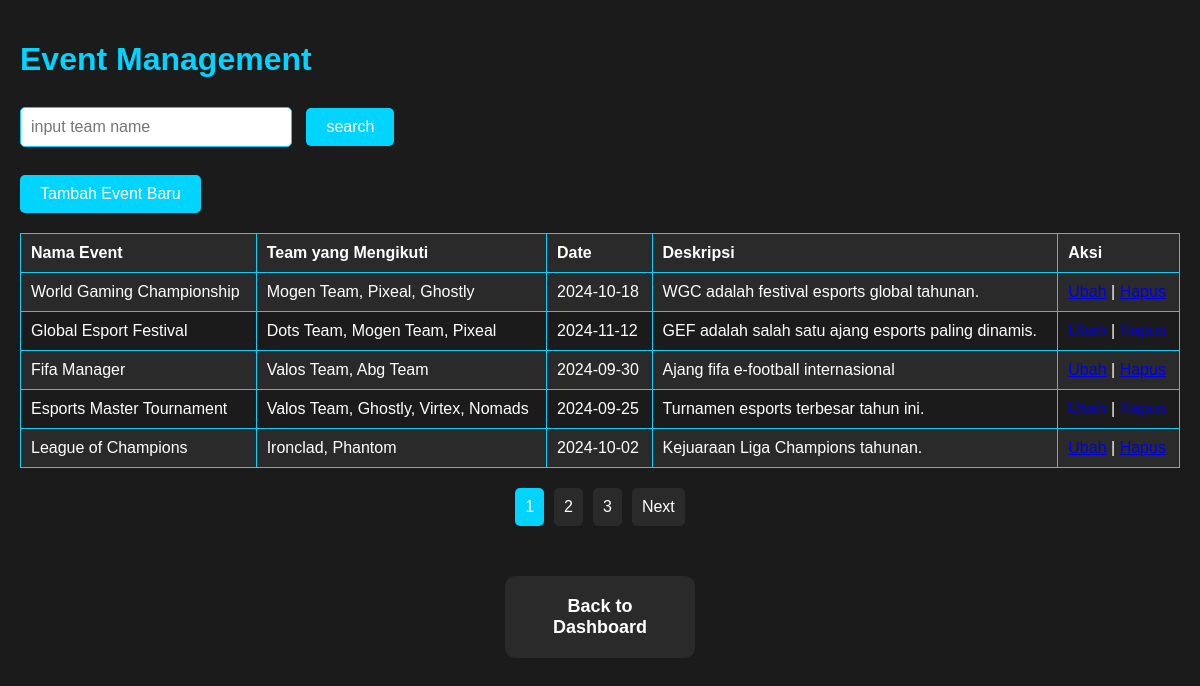
The page /backendAdmin/dbevent.php (signed in) on the database its author committed.
### tables this page shows
CREATE TABLE `event` (
  `idevent` int NOT NULL AUTO_INCREMENT,
  `name` varchar(45) DEFAULT NULL,
  `date` date DEFAULT NULL,
  `description` varchar(200) DEFAULT NULL,
  PRIMARY KEY (`idevent`)
);

### backendAdmin/models/parent.php (called while the page is built, shortened)
<?php
    class ParentClass {
        public function __construct(){
            $this->mysqli = new mysqli(SERVER_NAME, USER_NAME, PASSWORD, DB_NAME);
        }
    }
?>

### backendAdmin/models/event.php (called while the page is built, shortened)
<?php
    require_once("parent.php");
    class Event extends ParentClass{
        public function getEvent($cari = "", $limit = 5, $offset = 0) {
            if (!empty($cari)) {
                $event = "%" . $cari . "%";
                $stt = $this->mysqli->prepare("select * from event where name LIKE ? LIMIT ? OFFSET ?");
                $stt->bind_param('sii', $event, $limit, $offset);
            } else {
                $stt = $this->mysqli->prepare("select * from event LIMIT ? OFFSET ?");
                $stt->bind_param('ii', $limit, $offset);
            }
            $stt->execute();
            $result = $stt->get_result();
            return $result;
        }
        public function getTotalEvents($cari = "") {
            if (!empty($cari)) {
                $event = "%" . $cari . "%";
                $stt = $this->mysqli->prepare("select count(*) as total from event where name LIKE ?");
                $stt->bind_param('s', $event);
            } else {
                $stt = $this->mysqli->prepare("select count(*) as total from event");
            }
            $stt->execute();
            $result = $stt->get_result();
            $row = $result->fetch_assoc();
            return $row['total'];
        }
        public function getEventTeam($idevent){
            $stt = $this->mysqli->prepare("select t.name as team_name from event e left join event_teams et on e.idevent = et.idevent left join team t on et.idteam = t.idteam where e.idevent = ?");
            $stt->bind_param("i", $idevent);
            $stt->execute();
            $result = $stt->get_result();
            return $result;
        }
    }
?>

### backendAdmin/dbevent.php (the view, shortened to what this page needs)
<?php
    require_once("models/event.php");
    $event = new Event();
    $limit = 5;
    $page = isset($_GET['page']) ? $_GET['page'] : 1;
    $offset = ($page - 1) * $limit;
    if (isset($_GET['searchEvent'])) {
        $searchEvent = $_GET['searchEvent'];
        $result = $event->getEvent($searchEvent, $limit, $offset);
        $total_records = $event->getTotalEvents($searchEvent);
    } else {
        $result = $event->getEvent("", $limit, $offset);
        $total_records = $event->getTotalEvents();
    }
    $total_pages = ceil($total_records / $limit);
?>
<!DOCTYPE html>
<html lang="en">
<head>
    <link rel="stylesheet" href="css/dashboard.css">
    <link rel="stylesheet" href="css/paging.css">
</head>
<body>
    <h1>Event Management</h1>
    <form action="" method="get">
        <input type="text" name="searchEvent" placeholder="input team name">
        <input type="submit" value="search" class="btn-add"> <br><br>
        <a href='event/insertevent.php' class='btn-add'>Tambah Event Baru</a>
    </form>
    <?php
        echo "<table><tr>
            <th>Nama Event</th>
            <th>Team yang Mengikuti</th>
            <th>Date</th>
            <th>Deskripsi</th>
            <th>Aksi</th>";
            while($row = $result->fetch_assoc()){
                $idevent = $row['idevent'];
                echo "<tr>";
                echo "<td>". $row['name'] ."</td>";
                echo "<td>";
                $res = $event->getEventTeam($idevent);
                $teamNames = [];
                while($row2 = $res->fetch_assoc()){
                    if (!empty($row2['team_name'])) {
                        $teamNames[] = $row2['team_name'];
                    }
                }
                if (!empty($teamNames)) {
                    echo implode(", ", $teamNames);
                } else {
                    echo "";
                }
                echo "</td>";
                echo "<td>". $row['date'] ."</td>";
                echo "<td>". $row['description'] ."</td>";
                echo "<td><a href='event/editevent.php?idevent=".$row['idevent']."'>Ubah</a> | <a href='event/deleteevent.php?idevent=".$row['idevent']."'>Hapus</a></td>";
                echo "</tr>";
            }
            echo "</table>";
    ?>
    <div class="pagination">
        <?php
        for ($i = 1; $i <= $total_pages; $i++) {
            $search_param = isset($_GET['searchEvent']) ? $_GET['searchEvent'] : '';
            $active_class = $i == $page ? 'active' : '';
            echo "<a href='?page=$i&searchEvent=$search_param' class='$active_class'>$i</a>";
        }
        if ($page < $total_pages) {
            $next_page = $page + 1;
            $search_param = isset($_GET['searchEvent']) ? $_GET['searchEvent'] : '';
            echo "<a href='?page=$next_page&searchEvent=$search_param'>Next</a>";
        }
        ?>
    </div>
    <div class="menu">
        <div class="menu-item">
            <a href="../DashboardAdmin.php">Back to Dashboard</a>
        </div>
    </div>
</body>
</html>

### backendAdmin/css/dashboard.css (style rules this page uses)
.menu { display: flex; justify-content: space-around; margin-top: 50px; }
.menu-item { background-color: #2a2a2a; padding: 20px; border-radius: 10px; width: 150px; text-align: center; transition: background-color 0.3s ease; }
.menu-item a { color: #fff; text-decoration: none; font-size: 18px; font-weight: bold; }
body { font-family: Arial, sans-serif; background-color: #1b1b1b; color: #fff; margin: 0; padding: 20px; }
h1 { color: #00d4ff; font-size: 2em; margin-bottom: 20px; }
form { align-items: center; margin-bottom: 20px; flex-direction: column; }
form input[type="text"] { padding: 10px; font-size: 16px; border: 1px solid #00d4ff; border-radius: 5px; margin-right: 10px; width: 250px; }
form input[type="submit"] { background-color: #00d4ff; color: #fff; padding: 10px 20px; border: none; cursor: pointer; font-size: 16px; border-radius: 5px; }
.btn-add { background-color: #00d4ff; color: #fff; padding: 10px 20px; border: none; cursor: pointer; text-decoration: none; font-size: 16px; border-radius: 5px; display: inline-block; margin-top: 10px; }
table { width: 100%; border-collapse: collapse; margin-top: 20px; }
table, th, td { border: 1px solid #00d4ff; }
th, td { padding: 10px; text-align: left; }
th { background-color: #2a2a2a; color: #fff; }
tr:nth-child(even) { background-color: #2a2a2a; }

### backendAdmin/css/paging.css (style rules this page uses)
.pagination { display: flex; justify-content: center; margin-top: 20px; }
.pagination a { padding: 10px; margin: 0 5px; text-decoration: none; background-color: #2a2a2a; color: white; border-radius: 5px; }
.pagination a.active { background-color: #00d4ff; }

### rows shown on the page
event: name "World Gaming Championship", teamNames "Mogen Team, Pixeal, Ghostly", date "2024-10-18", description "WGC adalah festival esports global tahunan."
event: name "Global Esport Festival", teamNames "Dots Team, Mogen Team, Pixeal", date "2024-11-12", description "GEF adalah salah satu ajang esports paling dinamis."
event: name "Fifa Manager", teamNames "Valos Team, Abg Team", date "2024-09-30", description "Ajang fifa e-football internasional"
event: name "Esports Master Tournament", teamNames "Valos Team, Ghostly, Virtex, Nomads", date "2024-09-25", description "Turnamen esports terbesar tahun ini."
event: name "League of Champions", teamNames "Ironclad, Phantom", date "2024-10-02", description "Kejuaraan Liga Champions tahunan."
